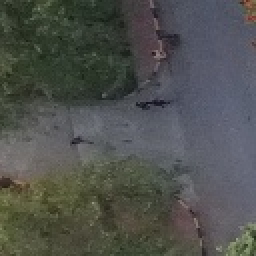
#> input picture data/seeds/seed_6.jpg, 128 x 128 px (shown 2 times larger)
$ python find_source_image.py
#> lines starting #> are read from the running program, lines starting #| are printed output that depends on the picture; pictures that were not available may be replaced by others from this repository, and a replacement may not be noted
### src/detector.py
import cv2
import os

from matcher import compare_images


PATCH_SIZE  = 128
STEP_SIZE   = 32
ARENA_W     = 1280
ARENA_H     = 720


def scan_arena(seed_img, arena_img):
    arena_resized = cv2.resize(arena_img, (ARENA_W, ARENA_H))

    best_score = -1.0
    best_x     = 0
    best_y     = 0

    for y in range(0, ARENA_H - PATCH_SIZE, STEP_SIZE):
        for x in range(0, ARENA_W - PATCH_SIZE, STEP_SIZE):

            patch = arena_resized[y : y + PATCH_SIZE,
                                  x : x + PATCH_SIZE]

            score = compare_images(seed_img, patch)

            if score > best_score:
                best_score = score
                best_x     = x
                best_y     = y

    return best_x, best_y, round(best_score, 2)


def find_best_arena(seed_path, arena_folder):
#> called with seed_path = 'data/seeds/seed_6.jpg', arena_folder = 'data/arena_images'
    seed_img = cv2.imread(seed_path)
#> seed_img is the input picture: shape (128, 128, 3); mean B, G, R 77.7, 81.4, 79
    if seed_img is None:
        raise FileNotFoundError(f"Cannot load seed: {seed_path}")

    best_score = -1.0
    best_image = None
    best_x     = 0
    best_y     = 0

    for filename in sorted(os.listdir(arena_folder)):
        if not filename.lower().endswith((".jpg", ".jpeg", ".png")):
            continue

        arena_path = os.path.join(arena_folder, filename)
        arena_img  = cv2.imread(arena_path)
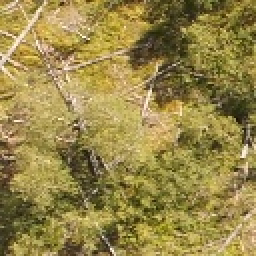
#> input picture data/seeds/seed_1.jpg, 128 x 128 px, given as the content of the folder data/arena_images, which was not available (shown 2 times larger)
#> arena_img is the input picture: shape (128, 128, 3); mean B, G, R 72.6, 134.5, 151.5
        if arena_img is None:
            print(f"  [WARN] Could not load {filename}, skipping.")
            continue

        x, y, score = scan_arena(seed_img, arena_img)
#> in scan_arena, `arena_resized = cv2.resize(arena_img, (ARENA_W, ARENA_H))`:
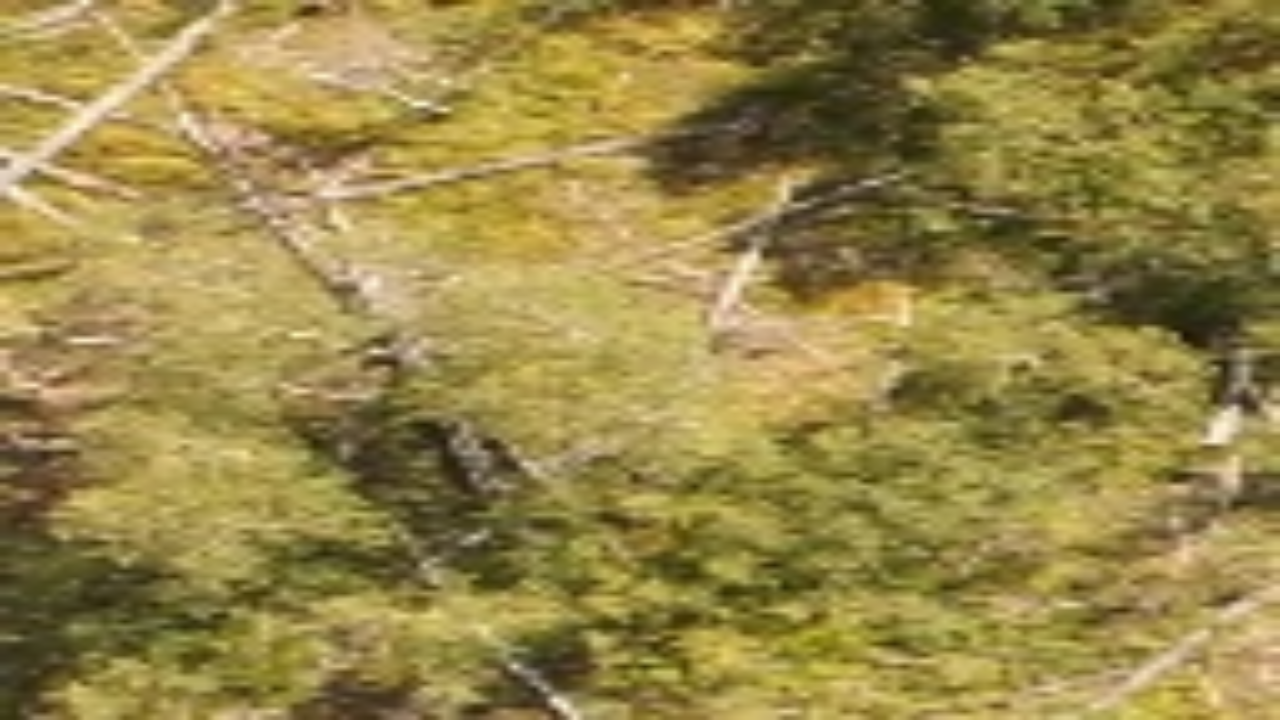
#> arena_resized: shape (720, 1280, 3); mean B, G, R 72.5, 134.4, 151.4
#> the loop in scan_arena, `for y in range(0, ARENA_H - PATCH_SIZE, STEP_SIZE):` made 19 passes
#> pass 1, in compare_images, `arena_patch = cv2.resize( arena_patch, (128, 128) )`:
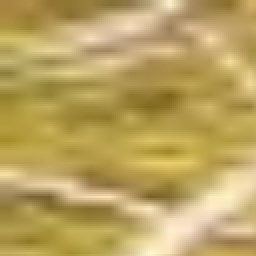
#> arena_patch: shape (128, 128, 3) (shown 2 times larger); mean of channels 0, 1, 2 95.9, 162.9, 187; drawn as B, G, R
#> pass 1, in compare_images, `seed_img = convert_to_grayscale( seed_img )`:
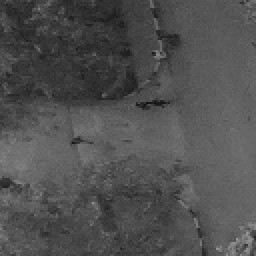
#> seed_img: shape (128, 128) (shown 2 times larger); min 16, max 156, mean 80.3
#> pass 1, in compare_images, `arena_patch = convert_to_grayscale( arena_patch )`:
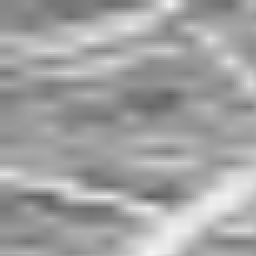
#> arena_patch: shape (128, 128) (shown 2 times larger); min 96, max 244, mean 162.5
#> pass 1, in compare_images, `seed_img = apply_clahe( seed_img )`:
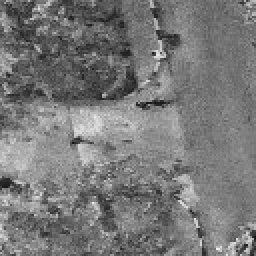
#> seed_img: shape (128, 128) (shown 2 times larger); min 18, max 243, mean 120.3

        print(f"  Checked {filename:<20} score={score:.2f}  loc=({x},{y})")
#|   Checked seed_1.jpg           score=34.55  loc=(160,256)

        if score > best_score:
            best_score = score
            best_image = filename
            best_x     = x
            best_y     = y

    if best_image is None:
        raise FileNotFoundError(f"No valid arena images found in: {arena_folder}")

    return best_image, best_x, best_y, best_score

### src/matcher.py

import cv2
import numpy as np


def extract_features(image):
    """
    ORB = Oriented FAST and Rotated BRIEF.
    Finds interesting points (keypoints) and creates descriptors.
    """

    orb = cv2.ORB_create(nfeatures=500)

    keypoints, descriptors = orb.detectAndCompute(
        image,
        None
    )

    return keypoints, descriptors


def match_features(desc1, desc2):
    """
    Match ORB descriptors using KNN matching
    and Lowe's Ratio Test.
    """

    if desc1 is None or desc2 is None:
        return []

    bf = cv2.BFMatcher(cv2.NORM_HAMMING)

    matches = bf.knnMatch(
        desc1,
        desc2,
        k=2
    )

    good_matches = []

    for pair in matches:

        if len(pair) < 2:
            continue

        m, n = pair

        if m.distance < 0.85 * n.distance:
            good_matches.append(m)

    good_matches = sorted(
        good_matches,
        key=lambda x: x.distance
    )

    return good_matches


def compute_similarity_score(matches, kp1):
    """
    Score based on percentage of seed keypoints
    that found a good match.
    """

    if len(kp1) == 0:
        return 0

    score = (len(matches) / len(kp1)) * 100

    return round(score, 2)


# [39 lines left out: function compare, not called in this run]


def compare_images(seed_img, arena_patch):
    """
    Compare two already-loaded images.

    Used by detector.py when scanning
    patches inside arena images.
    """

    from preprocess import (
        convert_to_grayscale,
        apply_clahe
    )

    seed_img = cv2.resize(
        seed_img,
        (128, 128)
    )

    arena_patch = cv2.resize(
        arena_patch,
        (128, 128)
    )

    seed_img = convert_to_grayscale(
        seed_img
    )

    arena_patch = convert_to_grayscale(
        arena_patch
    )

    seed_img = apply_clahe(
        seed_img
    )

    arena_patch = apply_clahe(
        arena_patch
    )

    kp1, desc1 = extract_features(
        seed_img
    )

    kp2, desc2 = extract_features(
        arena_patch
    )

    matches = match_features(
        desc1,
        desc2
    )

    score = compute_similarity_score(
        matches,
        kp1
    )

    return score

### src/preprocess.py
import cv2
import numpy as np

# [9 lines left out: function load_image, not called in this run]


def convert_to_grayscale(image):
    """
    Converts a BGR image to grayscale.
    Grayscale is simpler — just brightness values, no color.
    Feature matching works on grayscale.
    """
    return cv2.cvtColor(image, cv2.COLOR_BGR2GRAY)


def apply_clahe(gray_image):
    """
    CLAHE = Contrast Limited Adaptive Histogram Equalization.
    In plain English: makes dark areas brighter and bright areas more visible.
    This helps find features in images taken in bad lighting (like a drone outdoors).
    """
    clahe = cv2.createCLAHE(clipLimit=2.0, tileGridSize=(8, 8))
    return clahe.apply(gray_image)


# [19 lines left out: functions resize_image, preprocess, not called in this run]

### find_source_image.py
import sys
import os

sys.path.append("src")

from detector import find_best_arena

#> (the run stopped early here; a loop or call above may not have finished)
